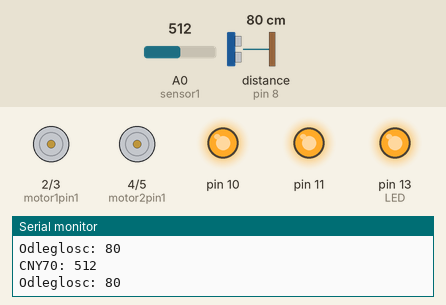
Simulated run of this sketch. Board: Arduino Uno, built with avr-gcc and run on an emulated ATmega328P. Shown: motor-driver pin pairs drawn as motors (green arrow = first pin HIGH = forward, orange = second pin HIGH = backward, longer = more drive), output pins drawn as LEDs (lit = HIGH), the last lines printed to the serial monitor. Wiring (inferred from the names in the program): ultrasonic range finder: trigger pin 9; echo pin 8. The test bench sets the inputs (shaded band); at power-on: distance to the obstacle (sensor on pin 8) 80 cm, A0 (sensor1) = 512. The echo pulse lasts 58.3 µs per cm; pins used as bus, display or sensor lines are not drawn.

Above: at 1.2 s.
1.3 s: distance to the obstacle (sensor on pin 8) set to 66 cm
At 1.7 s:
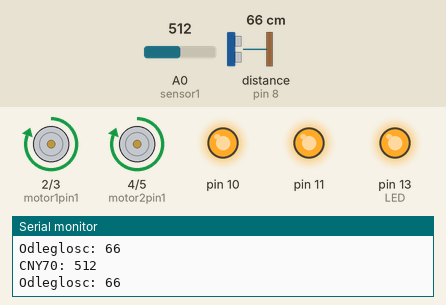
2.8 s: A0 (sensor1) set to 487
At 4.1 s:
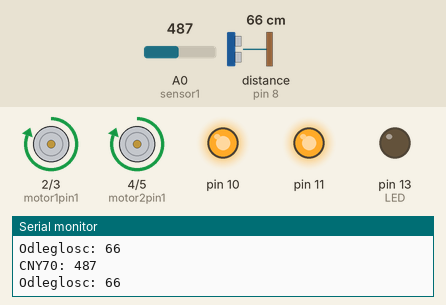
4.4 s: A0 (sensor1) set to 510
At 5.1 s:
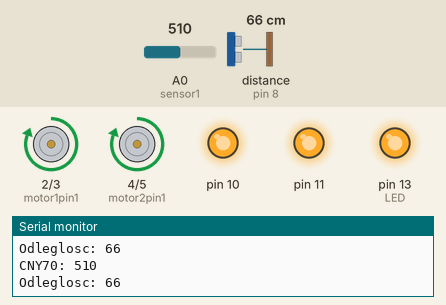
5.9 s: A0 (sensor1) set to 490
At 6.2 s:
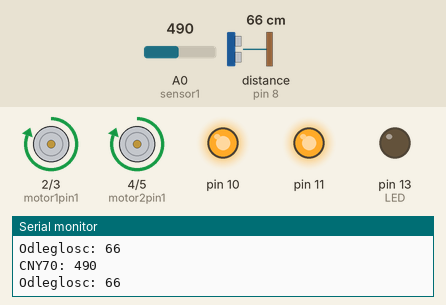
Timing chart, 0 to 8.9 s (numbered marks = the images above; inputs shaded):
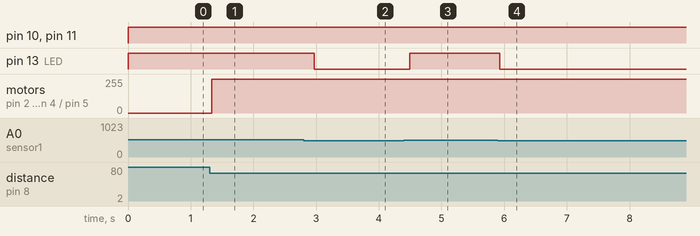

Measured:
- the behaviour switches between 70 and 69 cm on distance to the obstacle (sensor on pin 8) (found by bisection; images 0 and 1)
- the behaviour switches between 500 and 499 on A0 (sensor1) (found by bisection; images 1 and 2)
- after the input at 1.3 s, motor on pin 2 (motor1pin1) / pin 3 (motor1pin2), motor on pin 4 (motor2pin1) / pin 5 (motor2pin2): stopped → forward 255/255 at once
- after the input at 2.8 s, pin 13 (LED): HIGH → LOW after 0.17 s
- after the input at 4.4 s, pin 13 (LED): LOW → HIGH after 0.10 s
- after the input at 5.9 s, pin 13 (LED): HIGH → LOW at once

The sketch:

CNY70_HC-SR04.ino
```cpp
#define sensor1 A0
#define LED 13
int licznik;
int Trig = 9;                    //pin do którego podłączamy Trig
int Echo = 8;                    //pin do którego podłączamy Echo

int CzasEcho;                    // Czas trwania sygnału ECHO
int Odleglosc;                   // Odległość w centymetrach
int MaksymalnaOdleglosc = 200;   // Maksymalna odległość
int MinimalnaOdleglosc = 2;      // Minimalna odległość
 //silniki
int motor1pin1 = 2;
int motor1pin2 = 3;

int motor2pin1 = 4;
int motor2pin2 = 5;

void setup() {
 //czujnik linii
  pinMode(sensor1, INPUT);
  pinMode(LED, OUTPUT);

  //czujnik odleglosci
  pinMode(Trig, OUTPUT);
  pinMode(Echo, INPUT);
  digitalWrite(Trig, LOW);
  Serial.begin(9600);

  //silniki
  pinMode(motor1pin1, OUTPUT);
  pinMode(motor1pin2, OUTPUT);
  pinMode(motor2pin1, OUTPUT);
  pinMode(motor2pin2, OUTPUT);

  pinMode(10, OUTPUT);
  pinMode(11, OUTPUT);

}

void loop()
{

 //czujnik linii
  int odczyt = analogRead(sensor1);

  Serial.print("CNY70: ");
  Serial.println(odczyt);

  if(odczyt >= 500)           //jeżeli wykryto czarną linię
  {
  //zapal diodę
  digitalWrite(LED, HIGH);

  }
  else                       //jeżeli nie wykryto linii
  {
  //zgas diode
  digitalWrite(LED, LOW);
  delay(100);
  }

 //czujnik odleglosci
 //Rozpocznij Pomiar odleglosci
  digitalWrite(Trig, HIGH);
  delayMicroseconds(10);
  digitalWrite(Trig, LOW);
  //Pomiar zakończony

  //Odczyt czasu odbioru
  CzasEcho = pulseIn(Echo, HIGH);

  // Obliczamy odległość
  Odleglosc = CzasEcho / 58; //wynik w centymetrach


  if (Odleglosc >= MaksymalnaOdleglosc)
  {
    Serial.println("Nie widze nic w odleglosci 2 metrow");
  }

  if( Odleglosc >= MinimalnaOdleglosc)
  {

    Serial.print("Odleglosc: ");
    Serial.println(Odleglosc);
  }


  //Silniki
  //Controlling speed (0 = off and 255 = max speed):
  analogWrite(10, 255); //ENA pin
  analogWrite(11, 255); //ENB pin

  if(odczyt >= 500, Odleglosc < 70)
  {
  digitalWrite(motor1pin1,HIGH);
  digitalWrite(motor2pin1,HIGH);
  delay(200);
  }
  else(odczyt < 500);
  {
  digitalWrite(motor1pin2,LOW);
  digitalWrite(motor2pin2,LOW);

  }
}
```
